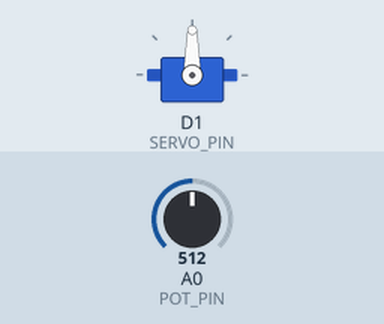
Simulated run of this sketch. Board: ESP8266 (NodeMCU). Shown: servo. Inputs (shaded band) come from the test bench; at power-on: A0 (POT_PIN) = 512.

Above: at 1.2 s.
1.3 s: A0 (POT_PIN) set to 716
At 1.6 s:
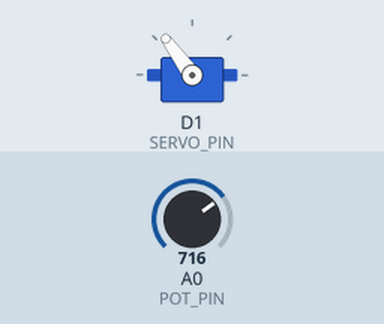
2.8 s: A0 (POT_PIN) set to 900
At 3.2 s:
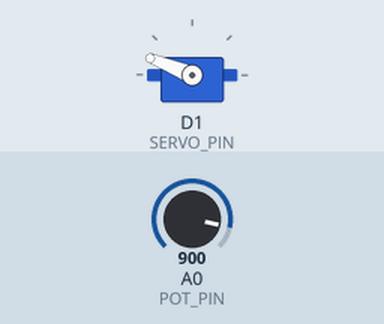
4.3 s: A0 (POT_PIN) set to 1023
At 5.5 s:
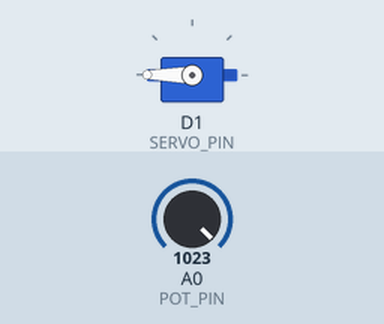
5.8 s: A0 (POT_PIN) set to 306
At 6.6 s:
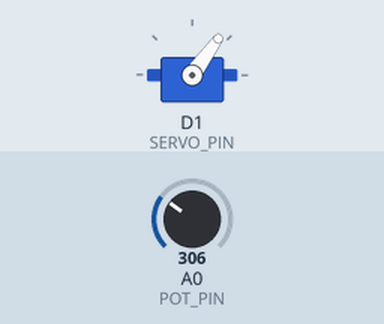
7.3 s: A0 (POT_PIN) set to 122
At 7.6 s:
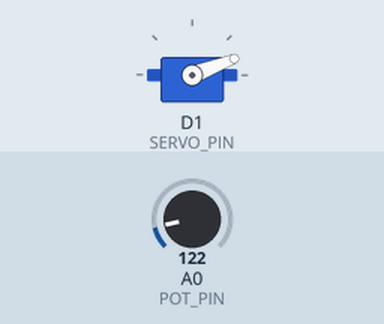
8.8 s: A0 (POT_PIN) set to 511
At 9.9 s:
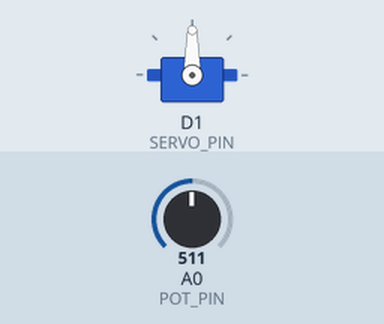
Timing chart, 0 to 11.3 s (numbered marks = the images above; inputs shaded):
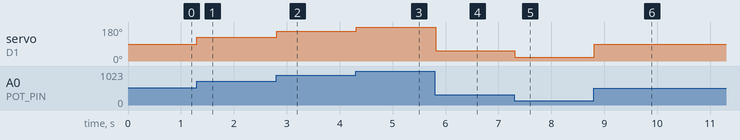

Measured:
- after the input at 1.3 s, servo on D1 (SERVO_PIN): 90° → 126° at once
- after the input at 2.8 s, servo on D1 (SERVO_PIN): 126° → 158° at once
- after the input at 4.3 s, servo on D1 (SERVO_PIN): 158° → 180° at once
- after the input at 5.8 s, servo on D1 (SERVO_PIN): 180° → 54° at once
- after the input at 7.3 s, servo on D1 (SERVO_PIN): 54° → 21° at once
- after the input at 8.8 s, servo on D1 (SERVO_PIN): 21° → 90° at once

The sketch:

sketch_01.ino
```cpp
//Program: Servo Motor Controlled by Potentiometer
#include <Servo.h>

#define POT_PIN A0
#define SERVO_PIN D1

Servo servoMotor;

void setup() {
  servoMotor.attach(SERVO_PIN);
}

void loop() {
  int sensorValue = analogRead(POT_PIN);
  int servoPosition = map(sensorValue, 0, 1023, 0, 180);
  servoMotor.write(servoPosition);
  delay(15);
}
```
